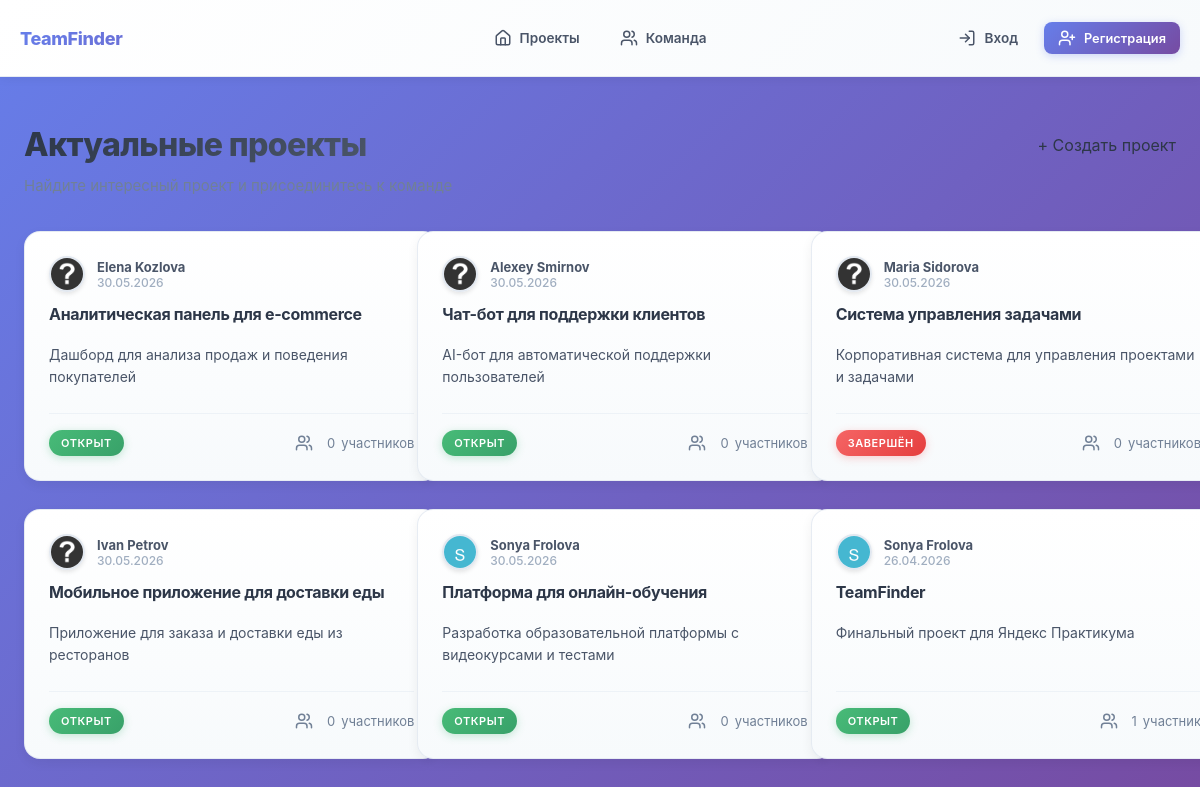
/projects/list/, run on the app's committed database.
### projects/models.py (models this page shows, shortened)
class Project(models.Model):
    name = models.CharField(max_length=200, verbose_name="Название")
    description = models.TextField(blank=True, verbose_name="Описание")
    owner = models.ForeignKey(
        settings.AUTH_USER_MODEL,
        on_delete=models.CASCADE,
        related_name="owned_projects",
        verbose_name="Владелец",
    )
    created_at = models.DateTimeField(auto_now_add=True, verbose_name="Дата создания")
    github_url = models.URLField(blank=True, verbose_name="Ссылка на GitHub")
    status = models.CharField(
        max_length=6, choices=STATUS_CHOICES, default=STATUS_OPEN, verbose_name="Статус"
    )
    participants = models.ManyToManyField(
        settings.AUTH_USER_MODEL,
        blank=True,
        related_name="participated_projects",
        verbose_name="Участники",
    )
    favorited_by = models.ManyToManyField(
        settings.AUTH_USER_MODEL,
        blank=True,
        related_name="favorite_projects",
        through="Favorite",
        verbose_name="В избранном у",
    )
    required_skills = models.ManyToManyField(
        "users.Skill",
        blank=True,
        related_name="projects",
        verbose_name="Необходимые навыки",
    )
    class Meta:
        ordering = ["-created_at"]
        verbose_name = "Проект"
        verbose_name_plural = "Проекты"

### users/models.py (models this page shows, shortened)
class User(AbstractUser):
    username = None
    email = models.EmailField(unique=True)
    name = models.CharField(max_length=124)
    surname = models.CharField(max_length=124)
    avatar = models.ImageField(
        upload_to="avatars/", blank=True, null=True
    )
    phone = models.CharField(max_length=12, blank=True)
    github_url = models.URLField(blank=True)
    about = models.TextField(max_length=256, blank=True)
    skills = models.ManyToManyField(Skill, blank=True, related_name="users")
    is_active = models.BooleanField(default=True)
    is_staff = models.BooleanField(default=False)
    USERNAME_FIELD = "email"
    REQUIRED_FIELDS = ["name", "surname"]
    objects = UserManager()

### projects/views.py (the view)
# urls.py: path("list/", views.project_list, name="project_list"),
def project_list(request):
    skill_name = request.GET.get("skill")
    projects = Project.objects.select_related("owner").order_by("-created_at")
    active_skill = None
    if skill_name:
        projects = projects.filter(required_skills__name=skill_name)
        active_skill = skill_name
    projects_page = paginate_queryset(projects, request, per_page=PROJECTS_PER_PAGE)
    return render(
        request,
        "projects/project_list.html",
        {
            "projects": projects_page,
            "is_paginated": projects_page.has_other_pages(),
            "active_skill": active_skill,
        },
    )

### projects/views.py (called while the page is built)
def paginate_queryset(queryset, request, per_page=12):
    paginator = Paginator(queryset, per_page)
    page = request.GET.get("page")
    return paginator.get_page(page)

### templates/projects/project_list.html (shortened to what this page needs)
{% extends 'base.html' %}
{% load static %}
{% block extra_css %}
<link rel="stylesheet" href="{% static 'css/project_list.css' %}">
{% endblock %}
{% with page_id="projects-list" %}
{% block content %}
<div class="project-container">
    <div class="project-header">
        <h2 class="project-title">Актуальные проекты</h2>
        {% if projects %}
            <a href="{% url 'projects:create_project' %}">+ Создать проект</a>
        {% endif %}
    </div>
    <p class="project-subtitle">Найдите интересный проект и присоединитесь к команде</p>
    <div class="projects-grid">
        {% for project in projects %}
        {% include 'includes/project-card.html' %}
        {% empty %}
        {% include 'includes/empty-project-card.html' with empty_title="Пока нет проектов" empty_message="Создавайте проекты и делитесь ими с другими пользователями!" button_link="/projects/create/" button_text="+ Создать проект" %}
        {% endfor %}
    </div>
</div>
{% endblock %}
{% endwith %}

### templates/includes/project-card.html (shortened to what this page needs)
{% load static %}
<div class="project-card">
    <div class="project-card-header-title">
        <div class="project-card-header">
            <div class="project-owner-grid">
                {% if project.owner.avatar %}
                    <img src="{{ project.owner.avatar.url }}" alt="Аватар пользователя" class="avatar">
                {% else %}
                    <img src="{% static 'images/default-avatar.png' %}" alt="Аватар по умолчанию" class="avatar">
                {% endif %}
                <div class="project-owner">
                    <a href="/users/{{ project.owner.id }}/">{{ project.owner.name }} {{ project.owner.surname }}</a>
                    <small class="project-date">{{ project.created_at|date:"d.m.Y" }}</small>
                </div>
            </div>
        </div>
        <h3 class="project-card-title"><a href="/projects/{{ project.id }}/">{{ project.name }}</a></h3>
    </div>
    <p class="project-card-description">{{ project.description|truncatechars:150 }}</p>
    <div class="project-card-footer">
        <span class="status-badge {% if project.status == 'open' %}status-badge-open{% else %}status-badge-closed{% endif %}">
            {% if project.status == "open" %}
                Открыт
            {% elif project.status == "closed" %}
                Завершён
            {% else %}
                {{ project.get_status_display }}
            {% endif %}
        </span>
        {% with count=project.participants.count %}
        <div class="project-participants">
            <span>{{ count }}</span>
            {% if count|add:'-11'|divisibleby:100 or count|add:'-12'|divisibleby:100 or count|add:'-13'|divisibleby:100 or count|add:'-14'|divisibleby:100 %}
                участников
            {% elif count|add:'-1'|divisibleby:10 %}
                участник
            {% elif count|add:'-2'|divisibleby:10 or count|add:'-3'|divisibleby:10 or count|add:'-4'|divisibleby:10 %}
                участника
            {% else %}
                участников
            {% endif %}
        </div>
        {% endwith %}
    </div>
</div>

### static/css/base.css (style rules this page uses)
html { overflow-y: scroll; scroll-behavior: smooth; }
body { margin: 0; padding: 0; font-family: 'Inter', 'Roboto', 'Segoe UI', Tahoma, sans-serif; background: linear-gradient(135deg, #667eea 0%, #764ba2 100%); background-attachment: fixed; color: #2d3748; min-height: 100vh; }
h1, h2, h3, h4, h5, h6 { font-weight: 700; letter-spacing: -0.02em; }
a { color: inherit; text-decoration: none; transition: color 0.2s ease; }
span { display: inline-flex; align-items: center; }
.status-badge { font-size: 11px; font-weight: 600; text-transform: uppercase; letter-spacing: 0.05em; border-radius: 20px; padding: 6px 12px; }
.status-badge-open { background: linear-gradient(135deg, #48bb78 0%, #38a169 100%); color: white; box-shadow: 0 2px 8px rgba(72, 187, 120, 0.3); }
.status-badge-closed { background: linear-gradient(135deg, #f56565 0%, #e53e3e 100%); color: white; box-shadow: 0 2px 8px rgba(245, 101, 101, 0.3); }

### static/css/header.css (style rules this page uses)
.avatar { width: 32px; height: 32px; border-radius: 50%; object-fit: cover; border: 2px solid #e2e8f0; box-shadow: 0 2px 4px rgba(0, 0, 0, 0.1); }

### static/css/project_list.css (style rules this page uses)
.project-container { max-width: 1280px; margin: 0 auto; padding: 48px 24px; }
.project-header { display: flex; justify-content: space-between; align-items: center; flex-wrap: wrap; gap: 16px; }
.project-title { font-size: 32px; font-weight: 800; margin: 0; background: linear-gradient(135deg, #2d3748 0%, #4a5568 100%); -webkit-background-clip: text; -webkit-text-fill-color: transparent; background-clip: text; letter-spacing: -0.02em; }
.project-subtitle { margin-top: 12px; margin-bottom: 8px; color: #718096; font-size: 15px; }
.projects-grid { display: grid; grid-template-columns: repeat(3, 1fr); gap: 28px; margin-top: 36px; }
.project-card { display: flex; min-height: 200px; background: linear-gradient(180deg, #ffffff 0%, #f7fafc 100%); border: 1px solid rgba(226, 232, 240, 0.8); border-radius: 16px; padding: 24px; width: 100%; box-shadow: 0 4px 12px rgba(0, 0, 0, 0.06); flex-direction: column; justify-content: space-between; transition: all 0.3s cubic-bezier(0.4, 0, 0.2, 1); }
.project-card h3 { margin: 0; }
.project-card p { margin-top: 20px; height: 100%; line-height: 1.6; }
.project-card-header { display: flex; justify-content: space-between; align-items: flex-start; margin-bottom: 12px; }
.project-card-header-title a { transition: color 0.2s ease; }
.project-owner-grid { display: flex; align-items: center; gap: 12px; font-size: 13px; }
.project-owner { display: flex; flex-direction: column; font-weight: 700; }
.project-owner a { color: #4a5568; transition: color 0.2s ease; }
.project-date { color: #a0aec0; font-size: 12px; font-weight: 500; }
.project-card-title { font-size: 16px; font-weight: 700; margin: 12px 0; color: #2d3748; }
.project-card-description { color: #4a5568; font-size: 14px; margin: 0; max-height: 64px; overflow: hidden; text-overflow: ellipsis; display: -webkit-box; -webkit-line-clamp: 3; -webkit-box-orient: vertical; }
.project-card-footer { display: flex; justify-content: space-between; align-items: center; margin-top: 18px; padding-top: 16px; border-top: 1px solid #edf2f7; }
.project-participants { display: flex; align-items: center; font-size: 13px; color: #718096; gap: 6px; }

### data on the page
Project: owner.name "Elena", owner.surname "Kozlova", created_at "30.05.2026", name "Аналитическая панель для e-commerce", description "Дашборд для анализа продаж и поведения покупателей", status "ОТКРЫТ", participants.count "0", shows "участников"
Project: owner.name "Alexey", owner.surname "Smirnov", created_at "30.05.2026", name "Чат-бот для поддержки клиентов", description "AI-бот для автоматической поддержки пользователей", status "ОТКРЫТ", participants.count "0", shows "участников"
Project: owner.name "Maria", owner.surname "Sidorova", created_at "30.05.2026", name "Система управления задачами", description "Корпоративная система для управления проектами и задачами", status "ЗАВЕРШЁН", participants.count "0", shows "участников"
Project: owner.name "Ivan", owner.surname "Petrov", created_at "30.05.2026", name "Мобильное приложение для доставки еды", description "Приложение для заказа и доставки еды из ресторанов", status "ОТКРЫТ", participants.count "0", shows "участников"
Project: owner.avatar (picture), owner.name "Sonya", owner.surname "Frolova", created_at "30.05.2026", name "Платформа для онлайн-обучения", description "Разработка образовательной платформы с видеокурсами и тестами", status "ОТКРЫТ", participants.count "0", shows "участников"
Project: owner.avatar (picture), owner.name "Sonya", owner.surname "Frolova", created_at "26.04.2026", name "TeamFinder", description "Финальный проект для Яндекс Практикума", status "ОТКРЫТ", participants.count "1", shows "участник"
